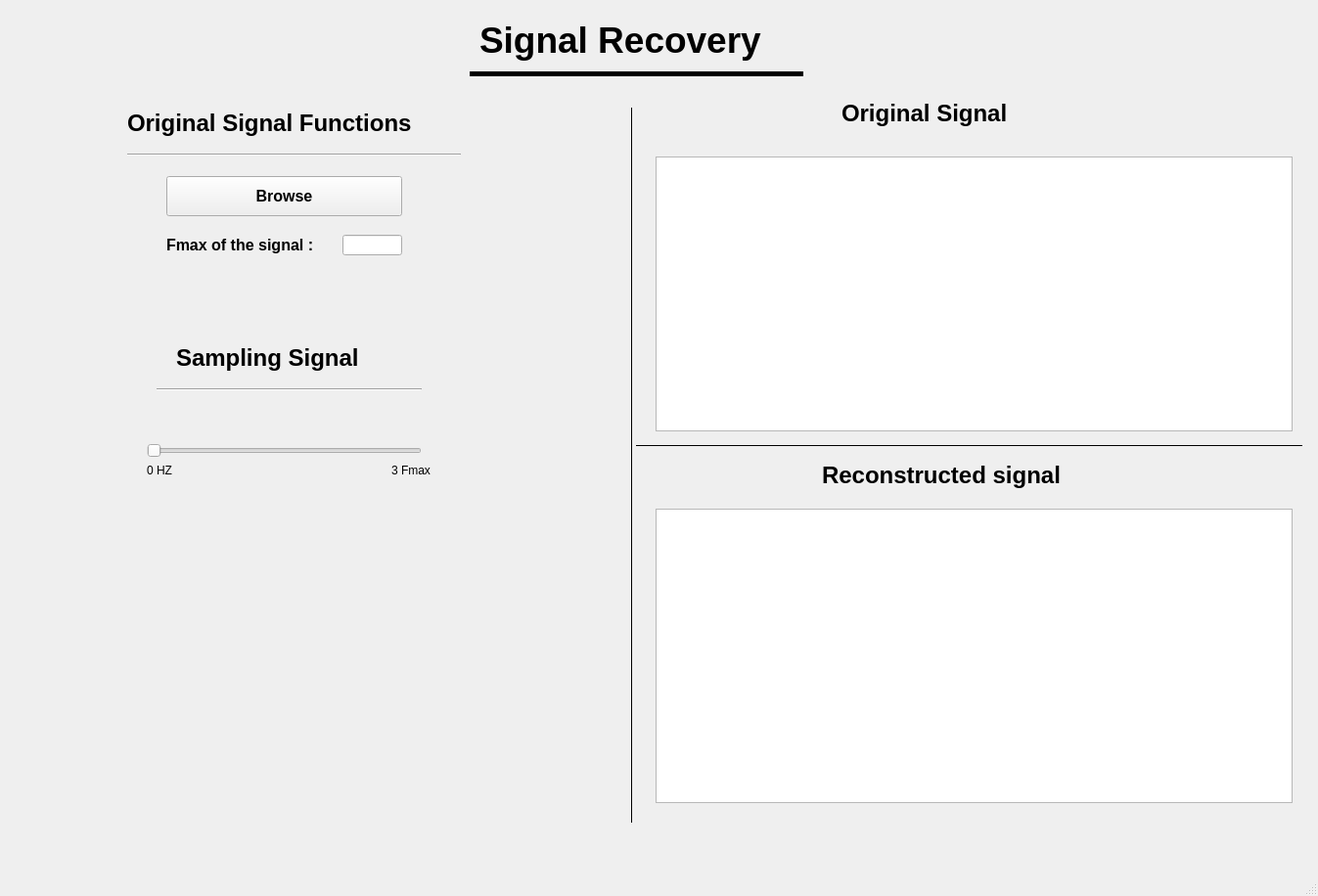
<?xml version="1.0" encoding="UTF-8"?>
<ui version="4.0">
 <class>MainWindow</class>
 <widget class="QMainWindow" name="MainWindow">
  <property name="geometry">
   <rect>
    <x>0</x>
    <y>0</y>
    <width>1347</width>
    <height>916</height>
   </rect>
  </property>
  <property name="windowTitle">
   <string>MainWindow</string>
  </property>
  <widget class="QWidget" name="centralwidget">
   <widget class="QLabel" name="label">
    <property name="geometry">
     <rect>
      <x>490</x>
      <y>0</y>
      <width>331</width>
      <height>81</height>
     </rect>
    </property>
    <property name="font">
     <font>
      <pointsize>28</pointsize>
      <weight>75</weight>
      <bold>true</bold>
     </font>
    </property>
    <property name="text">
     <string>Signal Recovery</string>
    </property>
   </widget>
   <widget class="PlotWidget" name="graphicsView">
    <property name="geometry">
     <rect>
      <x>670</x>
      <y>160</y>
      <width>651</width>
      <height>281</height>
     </rect>
    </property>
   </widget>
   <widget class="QGraphicsView" name="graphicsView_2">
    <property name="geometry">
     <rect>
      <x>670</x>
      <y>520</y>
      <width>651</width>
      <height>301</height>
     </rect>
    </property>
   </widget>
   <widget class="Line" name="line">
    <property name="geometry">
     <rect>
      <x>600</x>
      <y>110</y>
      <width>91</width>
      <height>731</height>
     </rect>
    </property>
    <property name="font">
     <font>
      <weight>75</weight>
      <bold>true</bold>
     </font>
    </property>
    <property name="frameShadow">
     <enum>QFrame::Plain</enum>
    </property>
    <property name="orientation">
     <enum>Qt::Vertical</enum>
    </property>
   </widget>
   <widget class="Line" name="line_2">
    <property name="geometry">
     <rect>
      <x>650</x>
      <y>440</y>
      <width>681</width>
      <height>31</height>
     </rect>
    </property>
    <property name="frameShadow">
     <enum>QFrame::Plain</enum>
    </property>
    <property name="orientation">
     <enum>Qt::Horizontal</enum>
    </property>
   </widget>
   <widget class="Line" name="line_3">
    <property name="geometry">
     <rect>
      <x>480</x>
      <y>50</y>
      <width>341</width>
      <height>51</height>
     </rect>
    </property>
    <property name="frameShadow">
     <enum>QFrame::Plain</enum>
    </property>
    <property name="lineWidth">
     <number>5</number>
    </property>
    <property name="orientation">
     <enum>Qt::Horizontal</enum>
    </property>
   </widget>
   <widget class="QLabel" name="label_2">
    <property name="geometry">
     <rect>
      <x>840</x>
      <y>470</y>
      <width>291</width>
      <height>31</height>
     </rect>
    </property>
    <property name="font">
     <font>
      <pointsize>18</pointsize>
      <weight>75</weight>
      <bold>true</bold>
     </font>
    </property>
    <property name="text">
     <string>Reconstructed signal </string>
    </property>
   </widget>
   <widget class="QLabel" name="label_3">
    <property name="geometry">
     <rect>
      <x>860</x>
      <y>100</y>
      <width>211</width>
      <height>31</height>
     </rect>
    </property>
    <property name="font">
     <font>
      <pointsize>18</pointsize>
      <weight>75</weight>
      <bold>true</bold>
     </font>
    </property>
    <property name="text">
     <string>Original Signal </string>
    </property>
   </widget>
   <widget class="QLabel" name="label_4">
    <property name="geometry">
     <rect>
      <x>130</x>
      <y>110</y>
      <width>351</width>
      <height>31</height>
     </rect>
    </property>
    <property name="font">
     <font>
      <pointsize>18</pointsize>
      <weight>75</weight>
      <bold>true</bold>
     </font>
    </property>
    <property name="text">
     <string>Original Signal Functions</string>
    </property>
   </widget>
   <widget class="QLabel" name="label_5">
    <property name="geometry">
     <rect>
      <x>180</x>
      <y>350</y>
      <width>221</width>
      <height>31</height>
     </rect>
    </property>
    <property name="font">
     <font>
      <pointsize>18</pointsize>
      <weight>75</weight>
      <bold>true</bold>
     </font>
    </property>
    <property name="text">
     <string>Sampling Signal</string>
    </property>
   </widget>
   <widget class="Line" name="line_4">
    <property name="geometry">
     <rect>
      <x>160</x>
      <y>390</y>
      <width>271</width>
      <height>16</height>
     </rect>
    </property>
    <property name="orientation">
     <enum>Qt::Horizontal</enum>
    </property>
   </widget>
   <widget class="Line" name="line_5">
    <property name="geometry">
     <rect>
      <x>130</x>
      <y>150</y>
      <width>341</width>
      <height>16</height>
     </rect>
    </property>
    <property name="orientation">
     <enum>Qt::Horizontal</enum>
    </property>
   </widget>
   <widget class="QPushButton" name="browse">
    <property name="geometry">
     <rect>
      <x>170</x>
      <y>180</y>
      <width>241</width>
      <height>41</height>
     </rect>
    </property>
    <property name="font">
     <font>
      <pointsize>12</pointsize>
      <weight>75</weight>
      <bold>true</bold>
     </font>
    </property>
    <property name="text">
     <string>Browse</string>
    </property>
   </widget>
   <widget class="QLabel" name="label_6">
    <property name="geometry">
     <rect>
      <x>170</x>
      <y>230</y>
      <width>181</width>
      <height>41</height>
     </rect>
    </property>
    <property name="font">
     <font>
      <pointsize>12</pointsize>
      <weight>75</weight>
      <bold>true</bold>
     </font>
    </property>
    <property name="text">
     <string>Fmax of the signal :</string>
    </property>
   </widget>
   <widget class="QLineEdit" name="lineEdit">
    <property name="geometry">
     <rect>
      <x>350</x>
      <y>240</y>
      <width>61</width>
      <height>21</height>
     </rect>
    </property>
   </widget>
   <widget class="QSlider" name="horizontalSlider">
    <property name="geometry">
     <rect>
      <x>150</x>
      <y>450</y>
      <width>281</width>
      <height>22</height>
     </rect>
    </property>
    <property name="orientation">
     <enum>Qt::Horizontal</enum>
    </property>
   </widget>
   <widget class="QLabel" name="label_7">
    <property name="geometry">
     <rect>
      <x>150</x>
      <y>470</y>
      <width>54</width>
      <height>21</height>
     </rect>
    </property>
    <property name="text">
     <string>0 HZ</string>
    </property>
   </widget>
   <widget class="QLabel" name="label_8">
    <property name="geometry">
     <rect>
      <x>400</x>
      <y>470</y>
      <width>54</width>
      <height>21</height>
     </rect>
    </property>
    <property name="text">
     <string>3 Fmax</string>
    </property>
   </widget>
  </widget>
  <widget class="QMenuBar" name="menubar">
   <property name="geometry">
    <rect>
     <x>0</x>
     <y>0</y>
     <width>1347</width>
     <height>23</height>
    </rect>
   </property>
  </widget>
  <widget class="QStatusBar" name="statusbar"/>
 </widget>
 <customwidgets>
  <customwidget>
   <class>PlotWidget</class>
   <extends>QGraphicsView</extends>
   <header>pyqtgraph</header>
  </customwidget>
 </customwidgets>
 <resources/>
 <connections/>
</ui>
